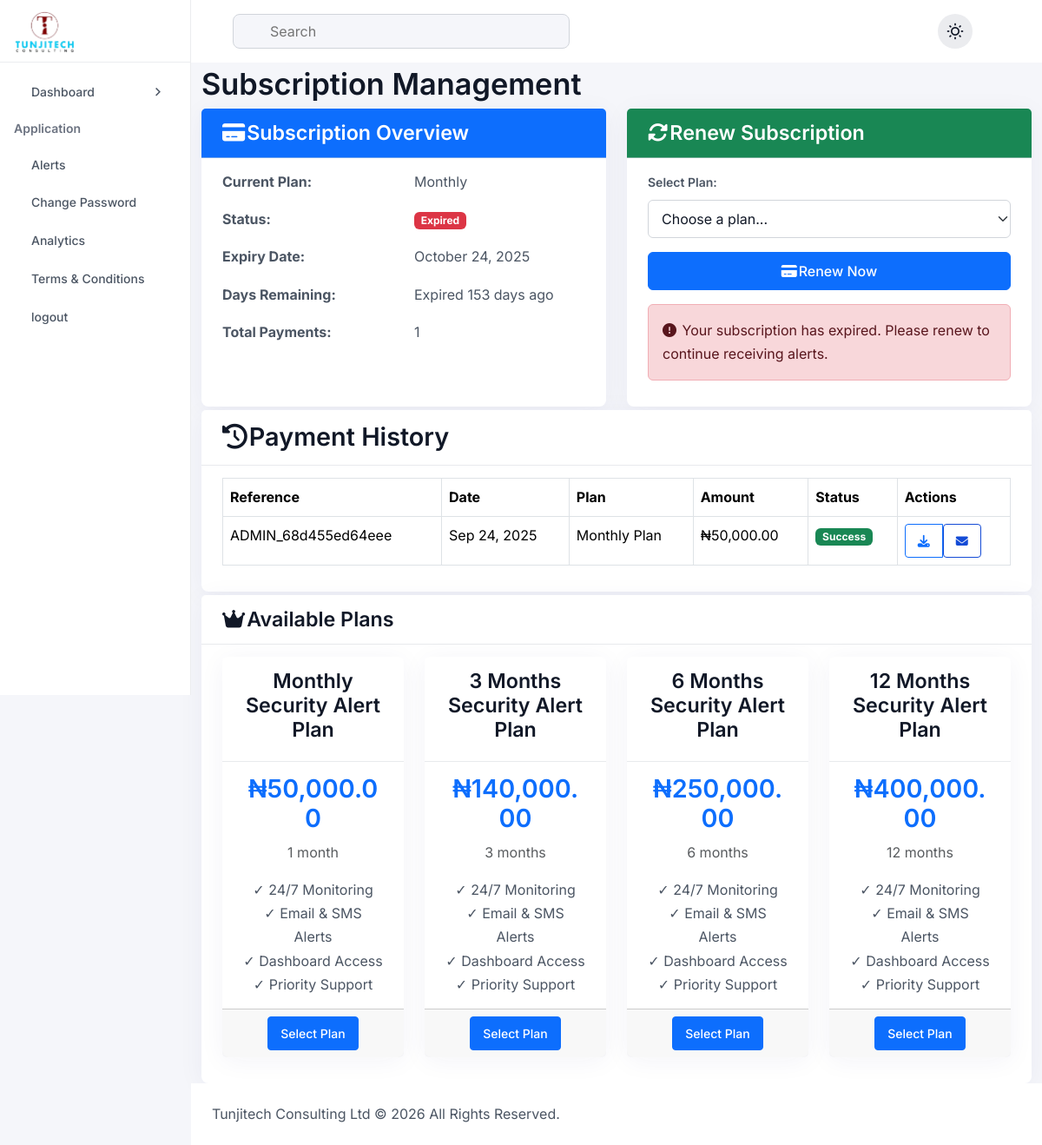
The page /client/subscription.php (signed in) on the database its author committed.
### tables this page shows
CREATE TABLE `users` (
  `id` int(11) NOT NULL,
  `username` varchar(50) NOT NULL,
  `email` varchar(100) NOT NULL,
  `first_name` varchar(50) DEFAULT NULL,
  `last_name` varchar(50) DEFAULT NULL,
  `phone` varchar(20) DEFAULT NULL,
  `address` text DEFAULT NULL,
  `password` varchar(255) NOT NULL,
  `user_type` enum('admin','client_individual','client_company') DEFAULT 'client_individual',
  `company_name` varchar(100) DEFAULT NULL,
  `company_size` varchar(50) DEFAULT NULL,
  `status` enum('pending','approved','rejected') DEFAULT 'pending',
  `payment_plan` varchar(20) DEFAULT NULL,
  `payment_reference` varchar(100) DEFAULT NULL,
  `payment_date` timestamp NULL DEFAULT NULL,
  `subscription_expiry` date DEFAULT NULL,
  `created_at` timestamp NOT NULL DEFAULT current_timestamp(),
  `updated_at` timestamp NOT NULL DEFAULT current_timestamp() ON UPDATE current_timestamp()
);

CREATE TABLE `payments` (
  `id` int(11) NOT NULL,
  `user_id` int(11) NOT NULL,
  `reference` varchar(100) NOT NULL,
  `plan` varchar(20) NOT NULL,
  `amount` decimal(15,2) NOT NULL,
  `status` varchar(20) NOT NULL DEFAULT 'pending',
  `paid_at` timestamp NULL DEFAULT NULL,
  `created_at` timestamp NOT NULL DEFAULT current_timestamp(),
  `updated_at` timestamp NOT NULL DEFAULT current_timestamp() ON UPDATE current_timestamp()
);

### client/subscription.php (the view, shortened to what this page needs)
<?php
require_once ROOT_PATH . '/includes/functions.php';
$client_id = $_SESSION['user_id'];
$subscription_details = getSubscriptionDetails($client_id);
function getSubscriptionDetails($client_id) {
    global $pdo;
    $stmt = $pdo->prepare("
        SELECT
            u.*,
            DATEDIFF(u.subscription_expiry, CURDATE()) as days_remaining,
            CASE
                WHEN u.subscription_expiry IS NULL THEN 'inactive'
                WHEN u.subscription_expiry < CURDATE() THEN 'expired'
                WHEN DATEDIFF(u.subscription_expiry, CURDATE()) <= 7 THEN 'expiring_soon'
                ELSE 'active'
            END as status,
            (SELECT COUNT(*) FROM payments WHERE user_id = u.id) as total_payments,
            (SELECT MAX(paid_at) FROM payments WHERE user_id = u.id) as last_payment_date
        FROM users u
        WHERE u.id = ?
    ");
    $stmt->execute([$client_id]);
    $subscription = $stmt->fetch(PDO::FETCH_ASSOC);
    $stmt = $pdo->prepare("
        SELECT * FROM payments
        WHERE user_id = ?
        ORDER BY paid_at DESC
    ");
    $stmt->execute([$client_id]);
    $payments = $stmt->fetchAll(PDO::FETCH_ASSOC);
    return [
        'info' => $subscription,
        'payments' => $payments
    ];
}
$payment_plans = [
    'monthly' => [
        'name' => 'Monthly Security Alert Plan',
        'amount' => 5000000,
        'duration' => '1 month'
    ],
    '3months' => [
        'name' => '3 Months Security Alert Plan',
        'amount' => 14000000,
        'duration' => '3 months'
    ],
    '6months' => [
        'name' => '6 Months Security Alert Plan',
        'amount' => 25000000,
        'duration' => '6 months'
    ],
    '12months' => [
        'name' => '12 Months Security Alert Plan',
        'amount' => 40000000,
        'duration' => '12 months'
    ]
];
?>
<?php include 'include/header.php'; ?>
    <div class="container-fluid">
        <h4 class="mt-4">Subscription Management</h4>
        <div class="row">
            <div class="col-lg-6 mb-4">
                <div class="card h-100">
                    <div class="card-header bg-primary text-white">
                        <h6 class="mb-0 text-white" ><i class="fas fa-credit-card me-2"></i>Subscription Overview</h6>
                    </div>
                    <div class="card-body">
                        <?php if ($subscription_details['info']['subscription_expiry']): ?>
                            <div class="row mb-3">
                                <div class="col-6">
                                    <strong>Current Plan:</strong>
                                </div>
                                <div class="col-6">
                                    <?php echo ucfirst($subscription_details['info']['payment_plan'] ?? 'No active plan'); ?>
                                </div>
                            </div>
                            <div class="row mb-3">
                                <div class="col-6">
                                    <strong>Status:</strong>
                                </div>
                                <div class="col-6">
                                    <?php
                                    $status = $subscription_details['info']['status'];
                                    $badge_class = [
                                            'active' => 'success',
                                            'expiring_soon' => 'warning',
                                            'expired' => 'danger',
                                            'inactive' => 'secondary'
                                        ][$status] ?? 'secondary';
                                    ?>
                                    <span class="badge bg-<?php echo $badge_class; ?>">
                                    <?php echo ucfirst(str_replace('_', ' ', $status)); ?>
                                </span>
                                </div>
                            </div>
                            <div class="row mb-3">
                                <div class="col-6">
                                    <strong>Expiry Date:</strong>
                                </div>
                                <div class="col-6">
                                    <?php echo date('F j, Y', strtotime($subscription_details['info']['subscription_expiry'])); ?>
                                </div>
                            </div>
                            <div class="row mb-3">
                                <div class="col-6">
                                    <strong>Days Remaining:</strong>
                                </div>
                                <div class="col-6">
                                    <?php
                                    $days_remaining = $subscription_details['info']['days_remaining'];
                                    if ($days_remaining > 0) {
                                        echo $days_remaining . ' days';
                                    } elseif ($days_remaining == 0) {
                                        echo 'Expires today';
                                    } else {
                                        echo 'Expired ' . abs($days_remaining) . ' days ago';
                                    }
                                    ?>
                                </div>
                            </div>
                            <div class="row">
                                <div class="col-6">
                                    <strong>Total Payments:</strong>
                                </div>
                                <div class="col-6">
                                    <?php echo $subscription_details['info']['total_payments']; ?>
                                </div>
                            </div>
                        <?php endif; ?>
                    </div>
                </div>
            </div>
            <div class="col-lg-6 mb-4">
                <div class="card h-100">
                    <div class="card-header bg-success text-white">
                        <h6 class="mb-0 text-white" ><i class="fas fa-sync-alt me-2"></i>Renew Subscription</h6>
                    </div>
                    <div class="card-body">
                        <form method="POST" action="">
                            <div class="mb-3">
                                <label class="form-label">Select Plan:</label>
                                <select class="form-select" name="plan" required>
                                    <option value="">Choose a plan...</option>
                                </select>
                            </div>
                            <button type="submit" name="renew_subscription" class="btn btn-primary w-100">
                                <i class="fas fa-credit-card me-2"></i>Renew Now
                            </button>
                        </form>
                        <?php if ($subscription_details['info']['status'] == 'expiring_soon'): ?>
                            <div class="alert alert-warning mt-3">
                                <i class="fas fa-clock me-2"></i>
                                Your subscription will expire in <?php echo $subscription_details['info']['days_remaining']; ?> days.
                            </div>
                        <?php elseif ($subscription_details['info']['status'] == 'expired'): ?>
                            <div class="alert alert-danger mt-3">
                                <i class="fas fa-exclamation-circle me-2"></i>
                                Your subscription has expired. Please renew to continue receiving alerts.
                            </div>
                        <?php endif; ?>
                    </div>
                </div>
            </div>
        </div>
        <div class="card mb-4">
            <div class="card-header">
                <h5 class="mb-0"><i class="fas fa-history me-2"></i>Payment History</h5>
            </div>
            <div class="card-body">
                <?php if (empty($subscription_details['payments'])): ?>
                    <div class="alert alert-info">
                        <i class="fas fa-info-circle me-2"></i>
                        No payment history found.
                    </div>
                <?php else: ?>
                    <div class="table-responsive">
                        <table class="table table-bordered">
                            <thead>
                            <tr>
                                <th>Reference</th>
                                <th>Date</th>
                                <th>Plan</th>
                                <th>Amount</th>
                                <th>Status</th>
                                <th>Actions</th>
                            </tr>
                            </thead>
                            <tbody>
                            <?php foreach ($subscription_details['payments'] as $payment): ?>
                                <tr>
                                    <td><?php echo $payment['reference']; ?></td>
                                    <td><?php echo date('M j, Y', strtotime($payment['paid_at'])); ?></td>
                                    <td><?php echo ucfirst($payment['plan']); ?> Plan</td>
                                    <td>₦<?php echo number_format($payment['amount'] / 100, 2); ?></td>
                                    <td>
                                        <span class="badge bg-<?php echo $payment['status'] == 'success' ? 'success' : 'danger'; ?>">
                                            <?php echo ucfirst($payment['status']); ?>
                                        </span>
                                    </td>
                                    <td>
                                        <div class="btn-group">
                                            <a href="subscription.php?download_receipt=<?php echo $payment['reference']; ?>"
                                               class="btn btn-sm btn-outline-primary" title="Download Receipt">
                                                <i class="fas fa-download"></i>
                                            </a>
                                            <form method="POST" action="" style="display:inline;">
                                                <button type="submit" name="send_invoice" class="btn btn-sm btn-outline-info" title="Send Invoice">
                                                    <i class="fas fa-envelope"></i>
                                                </button>
                                            </form>
                                        </div>
                                    </td>
                                </tr>
                            <?php endforeach; ?>
                            </tbody>
                        </table>
                    </div>
                <?php endif; ?>
            </div>
        </div>
        <div class="card">
            <div class="card-header">
                <h6 class="mb-0"><i class="fas fa-crown me-2"></i>Available Plans</h6>
            </div>
            <div class="card-body">
                <div class="row">
                    <?php foreach ($payment_plans as $key => $plan): ?>
                        <div class="col-md-3 mb-3">
                            <div class="card h-100">
                                <div class="card-header text-center">
                                    <h6><?php echo $plan['name']; ?></h6>
                                </div>
                                <div class="card-body text-center">
                                    <h5 class="text-primary">₦<?php echo number_format($plan['amount'] / 100, 2); ?></h5>
                                    <p class="text-muted"><?php echo $plan['duration']; ?></p>
                                    <ul class="list-unstyled">
                                        <li>✓ 24/7 Monitoring</li>
                                        <li>✓ Email & SMS Alerts</li>
                                        <li>✓ Dashboard Access</li>
                                        <li>✓ Priority Support</li>
                                    </ul>
                                </div>
                                <div class="card-footer text-center">
                                    <form method="POST" action="">
                                        <button type="submit" name="renew_subscription" class="btn btn-primary btn-sm">
                                            Select Plan
                                        </button>
                                    </form>
                                </div>
                            </div>
                        </div>
                    <?php endforeach; ?>
                </div>
            </div>
        </div>
    </div>
<?php include 'include/footer.php'; ?>

### rows shown on the page
users: payment_plan "Monthly", subscription_expiry "October 24, 2025"
payments: reference "ADMIN_68d455ed64eee", paid_at "Sep 24, 2025", plan "Monthly", $payment['amount']/100 "50,000.00", status "Success"

### other values the page prints
str_replace('_', ' ', $status) "Expired"
abs($days_remaining) "153"
$subscription_details['info']['total_payments'] "1"
$plan['name'] "Monthly Security Alert Plan"
$plan['amount'] / 100 "50,000.00"
$plan['duration'] "1 month"
$plan['name'] "3 Months Security Alert Plan"
$plan['amount'] / 100 "140,000.00"
$plan['duration'] "3 months"
$plan['name'] "6 Months Security Alert Plan"
$plan['amount'] / 100 "250,000.00"
$plan['duration'] "6 months"
$plan['name'] "12 Months Security Alert Plan"
$plan['amount'] / 100 "400,000.00"
$plan['duration'] "12 months"
